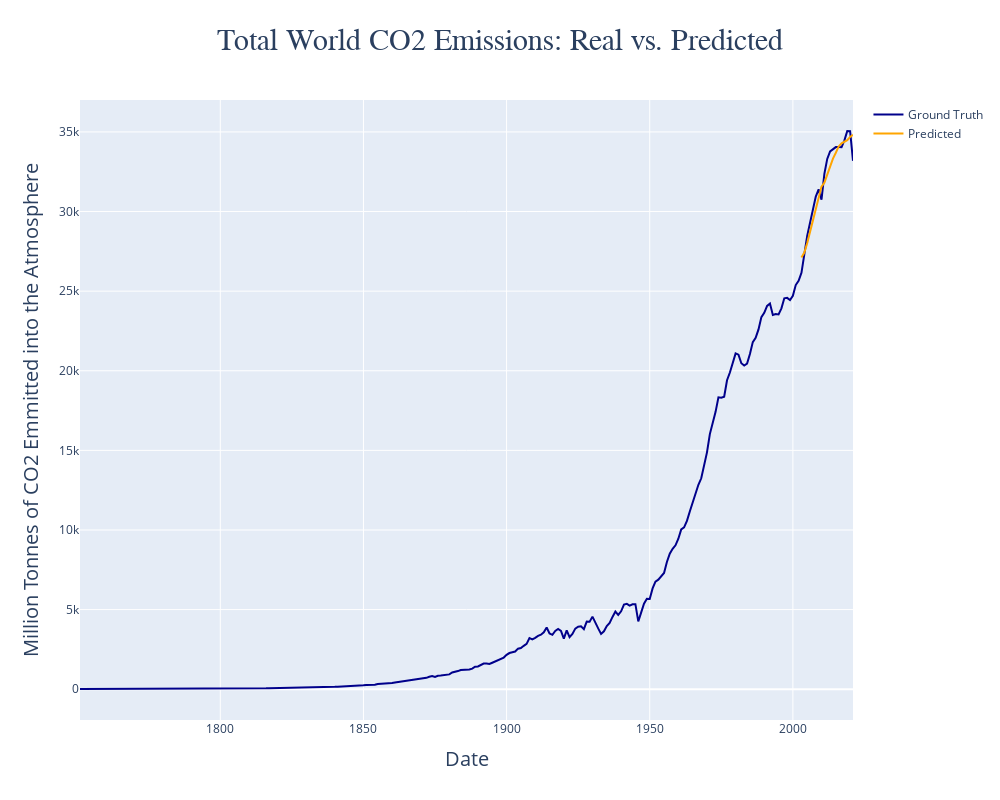

Notebook cell for this chart:
### Code cell
# Plotting the Results
fig = go.Figure()

fig.update_layout(
    width = 1000,
    height = 800,
    title = dict(
        text = 'Total World CO2 Emissions: Real vs. Predicted',
        font = dict(
            family = 'Arial',
            size = 30
        ),
        x = 0.5
    )
)

fig.update_xaxes(
    title_text = 'Date',
    title_font = {'size': 20}
)

fig.update_yaxes(
    title_text = 'Million Tonnes of CO2 Emmitted into the Atmosphere',
    title_font = {'size': 20}
)

fig.add_trace(
    go.Scatter(
        x = result['date'],
        y = result['co2'],
        mode = 'lines',
        name = 'Ground Truth',
        marker = dict(
            color = 'darkblue',
            size = 15
        )
    )
)

fig.add_trace(
    go.Scatter(
        x = result['date'],
        y = result['co2_pred'],
        mode = 'lines',
        name = 'Predicted',
        marker = dict(
            color = 'orange',
            size = 15
        )
    )
)

fig.show()

### Figure 1 — Plotly figure (JSON) as saved in the notebook; plotly's stock layout.template omitted (floating-point values rounded to 4 significant figures; data arrays with more than 128 entries replaced by an {"elided": "..."} marker saying what was removed)
{"data": [{"marker": {"color": "darkblue", "size": 15}, "mode": "lines", "name": "Ground Truth", "type": "scatter", "x": {"elided": "271 str values"}, "y": {"elided": "271 float values"}}, {"marker": {"color": "orange", "size": 15}, "mode": "lines", "name": "Predicted", "type": "scatter", "x": {"elided": "271 str values"}, "y": {"elided": "271 float values"}}], "layout": {"height": 800, "title": {"font": {"family": "Arial", "size": 30}, "text": "Total World CO2 Emissions: Real vs. Predicted", "x": 0.5}, "width": 1000, "xaxis": {"title": {"font": {"size": 20}, "text": "Date"}}, "yaxis": {"title": {"font": {"size": 20}, "text": "Million Tonnes of CO2 Emmitted into the Atmosphere"}}}}
